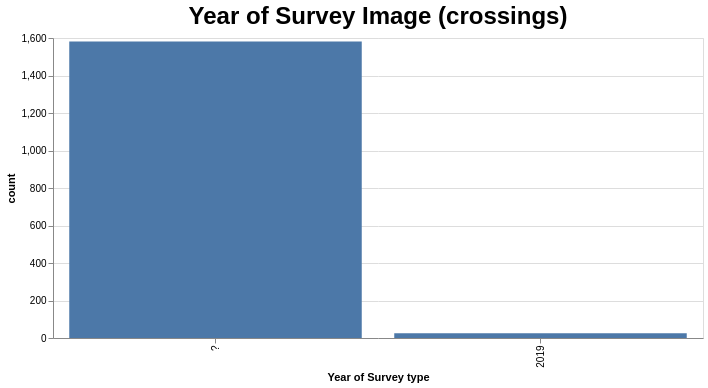

Write a Vega-Lite specification for this figure.
### Vega-Lite specification from a JSON file in a GitHub repository (floating-point values rounded to 4 significant figures)
{"config": {"view": {"continuousWidth": 300, "continuousHeight": 300}, "title": {"fontSize": 24}}, "data": {"name": "data-319e8fd2a40444defdc2124e77ad7648"}, "mark": {"type": "bar"}, "encoding": {"tooltip": [{"field": "percent", "type": "nominal"}], "x": {"field": "Year of Survey type", "sort": "-y", "type": "nominal"}, "y": {"field": "count", "type": "quantitative"}}, "height": 300, "params": [{"name": "param_11", "select": {"type": "interval", "encodings": ["x", "y"]}, "bind": "scales"}], "title": "Year of Survey Image (crossings)", "width": 650, "$schema": "https://vega.github.io/schema/vega-lite/v5.8.0.json", "datasets": {"data-319e8fd2a40444defdc2124e77ad7648": [{"Year of Survey type": "?", "count": 1581, "percent": "98.38%"}, {"Year of Survey type": "2019", "count": 26, "percent": "1.62%"}]}}
